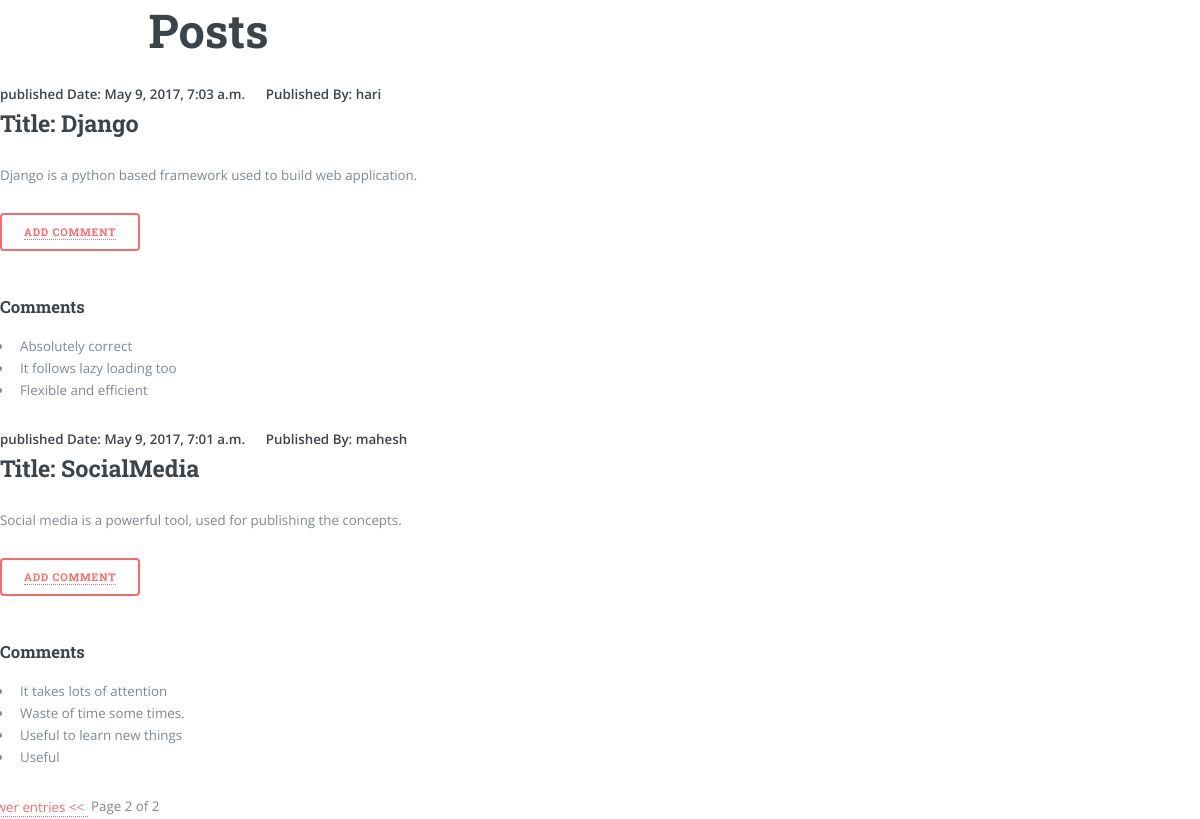
The app's page /posts/?page=2 with its own data.
### Task/models.py (models this page shows, shortened)
class Post(models.Model):
    title = models.CharField(max_length=200, verbose_name=_("title"))
    slug = models.SlugField()
    bodytext = models.TextField(verbose_name=_("message"))
    post_date = models.DateTimeField(
        auto_now_add=True, verbose_name=_("post date"))
    modified = models.DateTimeField(null=True, verbose_name=_("modified"), auto_now_add=True)
    posted_by = models.ForeignKey(settings.AUTH_USER_MODEL,
                                  verbose_name=_("posted by"))
    allow_comments = models.BooleanField(
        default=True, verbose_name=_("allow comments"))
    comment_count = models.IntegerField(
        blank=True, default=0, verbose_name=_('comment count'))
    class Meta:
        verbose_name = _('post')
        verbose_name_plural = _('posts')
        ordering = ['-post_date']

class Comment(models.Model):
    post = models.ForeignKey(
        Post, related_name='comments', verbose_name=_("post"))
    bodytext = models.TextField(verbose_name=_("message"))
    post_date = models.DateTimeField(
        auto_now_add=True, verbose_name=_("post date"))
    ip_address = models.GenericIPAddressField(
        default='0.0.0.0', verbose_name=_("ip address"))
    user = models.ForeignKey(
        settings.AUTH_USER_MODEL, null=True, blank=True,
        verbose_name=_("user"), related_name='comment_user')
    user_name = models.CharField(
        max_length=50, default='anonymous', verbose_name=_("user name"))
    user_email = models.EmailField(blank=True, verbose_name=_("user email"))
    class Meta:
        verbose_name = _('comment')
        verbose_name_plural = _('comments')
        ordering = ['post_date']

### Task/views.py (the view)
# urls.py: url(r'^posts/', views.DisplayPosts.as_view()),
class DisplayPosts(View):
	def get(self, request, *args, **kwargs):
		posts = Post.objects.all()
		paginator = Paginator(posts, 2)
		try: page = int(request.GET.get("page", '1'))
		except ValueError: page = 1
		try:
			posts = paginator.page(page)
		except (InvalidPage, EmptyPage):
			posts = paginator.page(paginator.num_pages)
		data = {post: [comment.bodytext for comment in Comment.objects.filter(
			post__title=post.title)] for post in posts}
		return render(request, 'show_comments.html',
			{'posts_data': data,
			'posts': posts})

### Task/Templates/show_comments.html (shortened to what this page needs)
<!DOCTYPE html>
<html>
<head>
	{% load static %}
	<link rel="stylesheet" href="{% static 'assets/css/main.css' %}" />
</head>
<body>
	<h1 align="center"> Posts </h1>
	{% for post, comments in posts_data.items %}
		<b>published Date: {{post.post_date}}</b>&nbsp;&nbsp;&nbsp;&nbsp;&nbsp;&nbsp;<b>Published By: {{post.posted_by}}</b>
		<h2>Title: {{post.title}}</h2>
		<p>{{post.bodytext}}</p> <button><a href="/add_comment/{{post.title}}">Add Comment</a></button><br><br><br>
		<h3>Comments</h3>
		<ul>
			{% for comment in comments %}
				<li>{{ comment }}</li>
			{% endfor %}
		</ul>
	{% endfor %}
        {% if posts.object_list and posts.paginator.num_pages > 1 %}
        <div class="pagination" style="margin-top: 20px; margin-left: -20px; ">
            <span class="step-links">
                {% if posts.has_previous %}
                    <a href= "?page={{ posts.previous_page_number }}">newer entries &lt;&lt; </a>
                {% endif %}
                <span class="current">
                    &nbsp;Page {{ posts.number }} of {{ posts.paginator.num_pages }}
                </span>
            </span>
        </div>
        {% endif %}
</body>
</html>

### Task/static/assets/css/main.css (style rules this page uses)
html, body, div, span, applet, object, iframe, h1, h2, h3, h4, h5, h6, p, blockquote, pre, a, abbr, acronym, address, big, cite, code, del, dfn, em, img, ins, kbd, q, s, samp, small, strike, strong, sub, sup, tt, var, b, u, i, center, dl, dt, dd, ol, ul, li, fieldset, form, label, legend, table, caption, tbody, tfoot, thead, tr, th, td, article, aside, canvas, details, embed, figure, figcaption, footer, header, hgroup, menu, nav, output, ruby, section, summary, time, mark, audio, video { margin: 0; padding: 0; border: 0; font-size: 100%; font: inherit; vertical-align: middle; }
body { margin:0 auto; }
body { -webkit-text-size-adjust: none; display: table-cell; vertical-align: middle; }
*, *:before, *:after { -moz-box-sizing: border-box; -webkit-box-sizing: border-box; box-sizing: border-box; }
body { -ms-overflow-style: scrollbar; display: table-cell; vertical-align: middle; }
body { background: #ffffff; display: table-cell; vertical-align: middle; }
body, input, select, textarea { color: #7f888f; font-family: "Open Sans", sans-serif; font-size: 13pt; font-weight: 400; line-height: 1.65; display: table-cell; vertical-align: middle; }
@media screen and (max-width: 1680px) { body, input, select, textarea { font-size: 11pt; display: table-cell; vertical-align: middle; } }
@media screen and (max-width: 1280px) { body, input, select, textarea { font-size: 10pt; } }
a { -moz-transition: color 0.2s ease-in-out, border-bottom-color 0.2s ease-in-out; -webkit-transition: color 0.2s ease-in-out, border-bottom-color 0.2s ease-in-out; -ms-transition: color 0.2s ease-in-out, border-bottom-color 0.2s ease-in-out; transition: color 0.2s ease-in-out, border-bottom-color 0.2s ease-in-out; border-bottom: dotted 1px; color: #f56a6a; text-decoration: none; }
strong, b { color: #3d4449; font-weight: 600; }
p { margin: 0 0 2em 0; }
h1, h2, h3, h4, h5, h6 { color: #3d4449; font-family: "Roboto Slab", serif; font-weight: 700; line-height: 1.5; margin: 0 0 1em 0; }
h1 { font-size: 4em; margin: 0 0 0.5em 0; line-height: 1.3; }
h2 { font-size: 1.75em; }
h3 { font-size: 1.25em; }
@media screen and (max-width: 1680px) { h1 { font-size: 3.5em; } }
ul { list-style: disc; margin: 0 0 2em 0; padding-left: 1em; }
ul li { padding-left: 0.5em; }
input[type="submit"], input[type="reset"], input[type="button"], button, .button { -moz-appearance: none; -webkit-appearance: none; -ms-appearance: none; appearance: none; -moz-transition: background-color 0.2s ease-in-out, color 0.2s ease-in-out; -webkit-transition: background-color 0.2s ease-in-out, color 0.2s ease-in-out; -ms-transition: background-color 0.2s ease-in-out, color 0.2s ease-in-out; transition: background-color 0.2s ease-in-out, color 0.2s ease-in-out; background-color: transparent; border-radius: 0.375em; border: 0; box-shadow: inset 0 0 0 2px #f56a6a; color: #f56a6a !important; cursor: pointer; display: inline-block; font-family: "Roboto Slab", serif; font-size: 0.8em; font-weight: 700; height: 3.5em; letter-spacing: 0.075em; line-height: 3.5em; padding: 0 2.25em; text-align: center; text-decoration: none; text-transform: uppercase; white-space: nowrap; }

### records on screen
Post: post_date "May 9, 2017, 7:03 a.m.", posted_by "hari", title "Django", bodytext "Django is a python based framework used to build web application."
Comment: comments "Absolutely correct"
Comment: comments "It follows lazy loading too"
Comment: comments "Flexible and efficient"
Post: post_date "May 9, 2017, 7:01 a.m.", posted_by "mahesh", title "SocialMedia", bodytext "Social media is a powerful tool, used for publishing the concepts."
Comment: comments "It takes lots of attention"
Comment: comments "Waste of time some times."
Comment: comments "Useful to learn new things"
Comment: comments "Useful"

### other values on screen
{{ posts.number }} "2"
{{ posts.paginator.num_pages }} "2"
